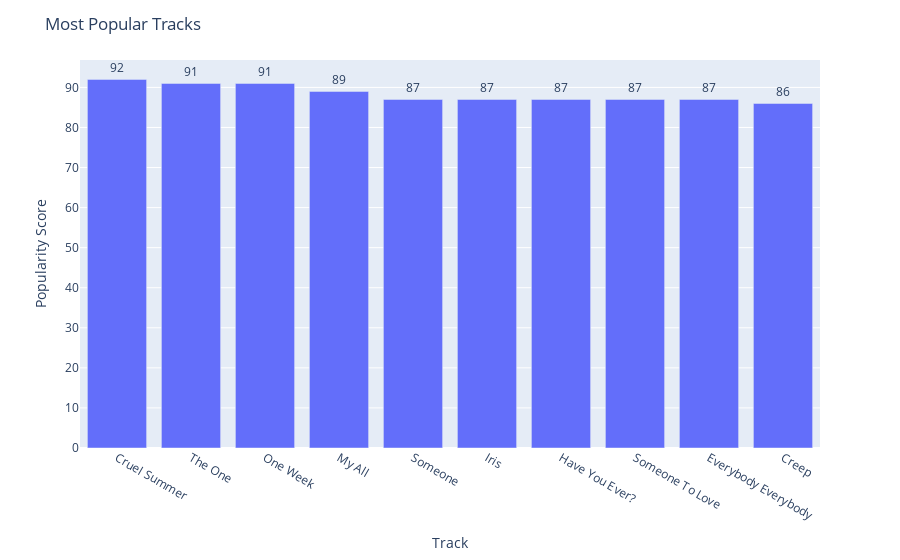

The notebook cell saved with this chart:
### Code cell
# top 10 most popular track
top_10_tracks = data[["Artist","Track", "Popularity"]].sort_values(by="Popularity", ascending=False)[0:10]
fig = px.bar(top_10_tracks, y="Popularity", x="Track", text="Popularity", hover_data="Artist")
fig.update_layout(
    title="Most Popular Tracks",
    yaxis_title="Popularity Score",
    yaxis = dict(
        tickmode = "array",
        tickvals = [i for i in range(0, 93, 10)]
    ),
    height = 600
)

fig.update_traces(textposition='outside')
fig.show();
# plt.savefig("poptracks.png")

### Figure 1 — Plotly figure (JSON) as saved in the notebook; plotly's stock layout.template omitted (floating-point values rounded to 4 significant figures)
{"data": [{"alignmentgroup": "True", "customdata": [["Ace of Base"], ["Elton John"], ["Barenaked Ladies"], ["Mariah Carey"], ["SWV and Puff Daddy"], ["Goo Goo Dolls"], ["Brandy"], ["Jon B. featuring Babyface"], ["Black Box"], ["TLC"]], "hovertemplate": "Track=%{x}<br>Popularity=%{text}<br>Artist=%{customdata[0]}<extra></extra>", "legendgroup": "", "marker": {"color": "#636efa", "pattern": {"shape": ""}}, "name": "", "offsetgroup": "", "orientation": "v", "showlegend": false, "text": [92, 91, 91, 89, 87, 87, 87, 87, 87, 86], "textposition": "outside", "type": "bar", "x": ["Cruel Summer", "The One", "One Week", "My All", "Someone", "Iris", "Have You Ever?", "Someone To Love", "Everybody Everybody", "Creep"], "xaxis": "x", "y": [92, 91, 91, 89, 87, 87, 87, 87, 87, 86], "yaxis": "y"}], "layout": {"autosize": true, "barmode": "relative", "legend": {"tracegroupgap": 0}, "margin": {"t": 60}, "title": {"text": "Most Popular Tracks"}, "xaxis": {"anchor": "y", "autorange": true, "domain": [0, 1], "range": [-0.5, 9.5], "title": {"text": "Track"}, "type": "category"}, "yaxis": {"anchor": "x", "autorange": true, "domain": [0, 1], "range": [0, 96.84], "tickmode": "array", "tickvals": [0, 10, 20, 30, 40, 50, 60, 70, 80, 90], "title": {"text": "Popularity Score"}, "type": "linear"}}}
